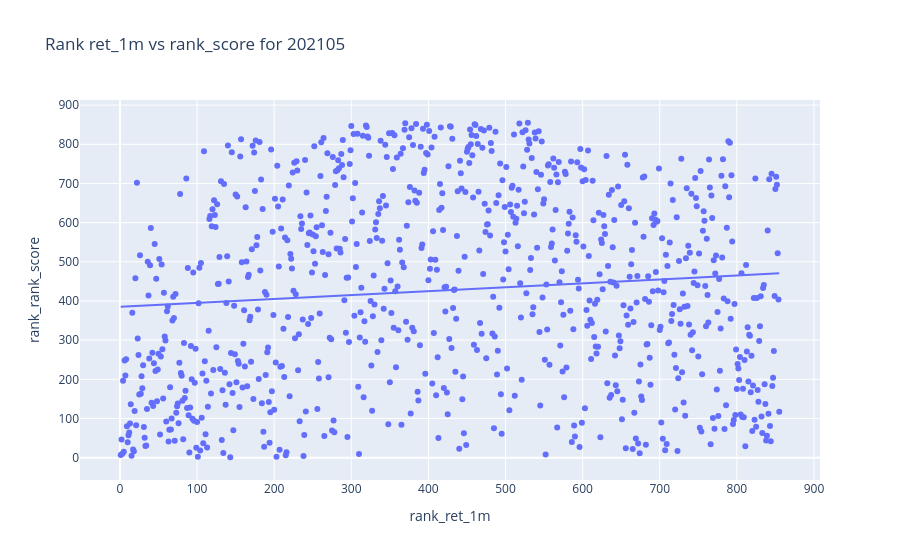

Notebook code cell kept with this figure:
### Code cell
# Add columns for ranking based on ret1m and rank_score, and compare them
df_test["rank_ret_1m"] = df_test.groupby("yyyymm")["ret_1m"].rank(ascending=False)
df_test["rank_rank_score"] = df_test.groupby("yyyymm")["rank_score"].rank(ascending=False)
px.scatter(df_test[df_test["yyyymm"] == date], x="rank_ret_1m", y="rank_rank_score", title=f"Rank ret_1m vs rank_score for {date}", trendline="ols")

### Figure 1 — Plotly figure (JSON) as saved in the notebook; plotly's stock layout.template omitted (floating-point values rounded to 4 significant figures; data arrays with more than 128 entries replaced by an {"elided": "..."} marker saying what was removed)
{"data": [{"hovertemplate": "rank_ret_1m=%{x}<br>rank_rank_score=%{y}<extra></extra>", "legendgroup": "", "marker": {"color": "#636efa", "symbol": "circle"}, "mode": "markers", "name": "", "orientation": "v", "showlegend": false, "type": "scatter", "x": {"elided": "855 float values"}, "xaxis": "x", "y": {"elided": "855 float values"}, "yaxis": "y"}, {"hovertemplate": "<b>OLS trendline</b><br>rank_rank_score = 0.099591 * rank_ret_1m + 385.375<br>R<sup>2</sup>=0.009918<br><br>rank_ret_1m=%{x}<br>rank_rank_score=%{y} <b>(trend)</b><extra></extra>", "legendgroup": "", "marker": {"color": "#636efa", "symbol": "circle"}, "mode": "lines", "name": "", "showlegend": false, "type": "scatter", "x": {"elided": "855 float values"}, "xaxis": "x", "y": {"elided": "855 float values"}, "yaxis": "y"}], "layout": {"legend": {"tracegroupgap": 0}, "title": {"text": "Rank ret_1m vs rank_score for 202105"}, "xaxis": {"anchor": "y", "domain": [0, 1], "title": {"text": "rank_ret_1m"}}, "yaxis": {"anchor": "x", "domain": [0, 1], "title": {"text": "rank_rank_score"}}}}
